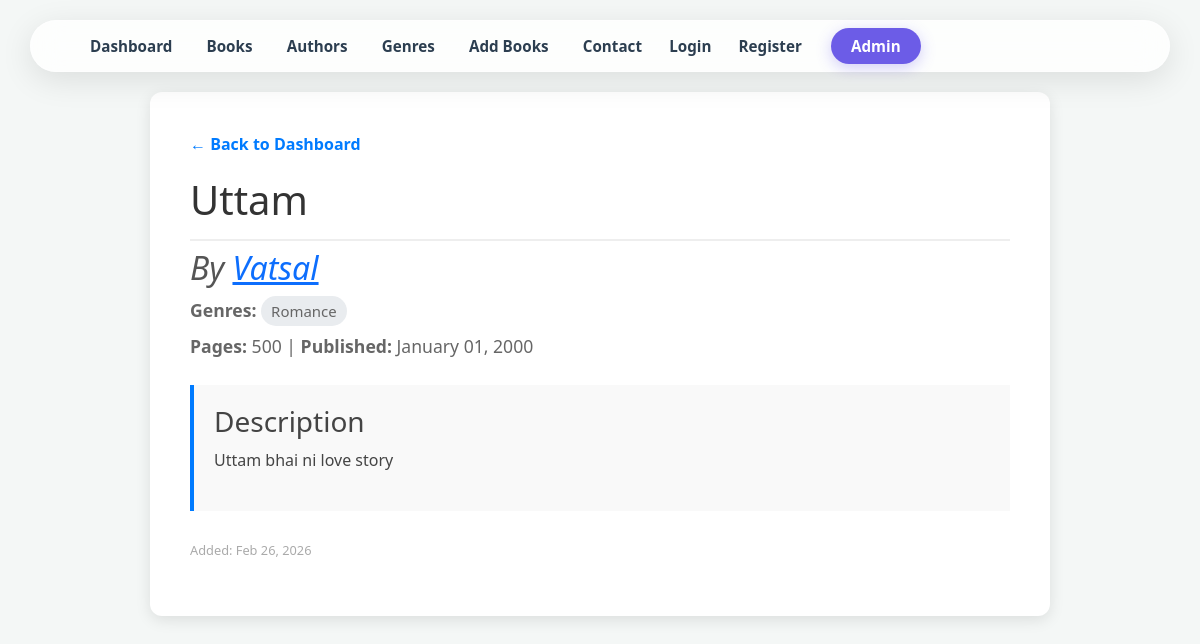
Page /book/9 on the committed database.
### book/models.py (models this page shows, shortened)
class Book(models.Model):
    title = models.CharField(max_length=100)
    description = models.TextField(blank=True)
    author = models.ForeignKey(Author, on_delete=models.CASCADE, related_name='books')
    genres = models.ManyToManyField(Genre, related_name='books')
    pages = models.IntegerField(validators=[MinValueValidator(1)])
    published_date = models.DateField()
    created_date = models.DateTimeField(auto_now_add=True)
    updated_at = models.DateTimeField(auto_now=True)
    isbn = models.CharField(
        max_length=13,
        unique=True,
        help_text='Enter 13 digit ISBN',
        validators=[
            RegexValidator(r'^\d{13}$', message='ISBN must be exactly 13 digits')
        ]
    )
    cover_image = models.ImageField(upload_to='book_covers/', null=True, blank=True)
    class Meta:
        ordering = ['title', '-created_date']
        indexes = [
            models.Index(fields=['title']),
            models.Index(fields=['published_date']),
            models.Index(fields=['isbn']),
        ]

### author/models.py (models this page shows)
class Author(models.Model):
    name = models.CharField(max_length=250)
    birth_date = models.DateField(blank=True, null=True)
    profile = models.OneToOneField(Profile, on_delete=models.SET_NULL, null=True, blank=True, related_name='author')
    created_at = models.DateTimeField(auto_now_add=True)
    class Meta:
        ordering = ['name']
    def __str__(self):
        return self.name

### genre/models.py (models this page shows, shortened)
class Genre(models.Model):
    name = models.CharField(max_length=200, unique=True)
    slug = models.SlugField(unique=True, max_length=200, blank=True)
    description = models.TextField(blank=True)
    class Meta:
        ordering = ['name']
    def __str__(self):
        return self.name

### book/views.py (the view)
# urls.py: path('book/<int:book_id>', views.book_details, name='book_details'),
def book_details(req, book_id):
    try:
        book = Book.objects.get(pk=book_id)
    except:
        raise Http404("Book does not exist")
    return render(req, 'book/book_detail.html', {'book': book})

### book/templates/book/book_detail.html (shortened to what this page needs)
{% extends "base.html" %}
{% load static %}
{% block css %}
    <link rel="stylesheet" href="{% static 'book/css/book_detail.css' %}">
{% endblock css %}
{% block content %}
<div class="book-container">
    <a href="{% url 'dashboard' %}" class="nav-link">&larr; Back to Dashboard</a>
    <h1 class="book-title">{{book.title}}</h1>
    <h2 class="book-author">By <a href="{% url 'author_details' book.author.id %}">{{book.author}}</a></h2>
    <div class="book-meta">
        <strong>Genres:</strong>
        {% for genre in book.genres.all %}
            <span class="tag">{{ genre }}</span>
        {% endfor %}
    </div>
    <div class="book-meta">
        <strong>Pages:</strong> {{book.pages}} |
        <strong>Published:</strong> {{book.published_date|date:"F d, Y"}}
    </div>
    <div class="description">
        <h3>Description</h3>
        <p>{{book.description}}</p>
    </div>
    <p style="font-size: 0.8em; color: #aaa; margin-top: 30px;">
        Added: {{book.created_date|date:"M d, Y"}}
    </p>
</div>
{% endblock content %}

### book/static/book/css/book_detail.css (style rules this page uses)
body { font-family: 'Segoe UI', Tahoma, Geneva, Verdana, sans-serif; background-color: #f4f7f6; margin: 0; padding: 0; }
.book-container { max-width: 900px; margin: 20px auto; background: #fff; padding: 40px; border-radius: 12px; box-shadow: 0 4px 15px rgba(0,0,0,0.1); }
.nav-link { text-decoration: none; color: #007bff; font-weight: bold; display: inline-block; margin-bottom: 20px; }
.book-title { color: #333; font-size: 2.5em; margin-top: 0; border-bottom: 2px solid #eee; padding-bottom: 15px; }
.book-meta { color: #666; font-size: 1.1em; margin: 10px 0; }
.book-author { font-style: italic; color: #555; }
.tag { background: #e9ecef; padding: 5px 10px; border-radius: 15px; font-size: 0.85em; margin-right: 5px; }
.description { line-height: 1.8; color: #444; margin-top: 25px; padding: 20px; background: #f9f9f9; border-left: 4px solid #007bff; }

### rows in the picture
Book: title "Uttam", author "Vatsal", pages "500", published_date "January 01, 2000", description "Uttam bhai ni love story", created_date "Feb 26, 2026"
Genre: name "Romance"
